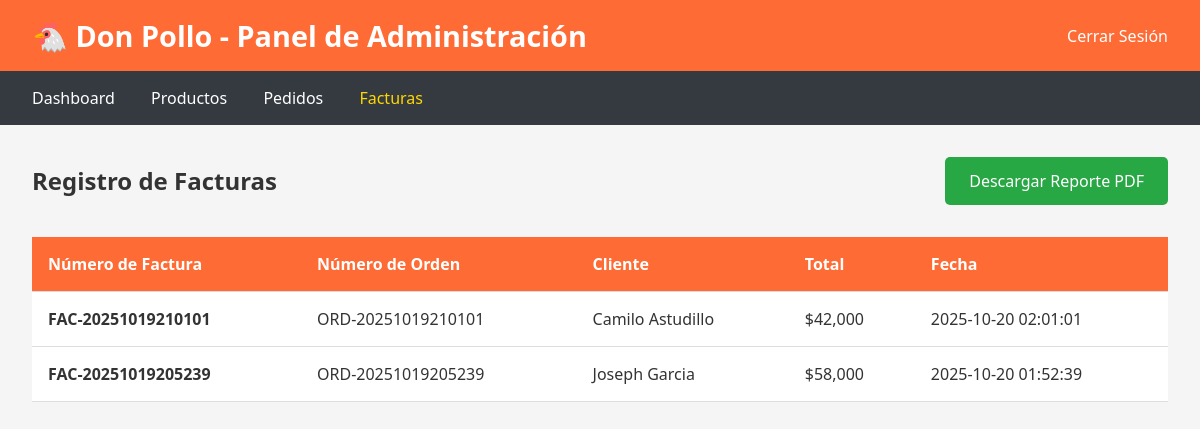
Screenshot of /admin/facturas (signed in) with the database file from the repository.
### tables this page shows
CREATE TABLE facturas (
        id INTEGER PRIMARY KEY AUTOINCREMENT,
        pedido_id INTEGER NOT NULL,
        numero_factura TEXT UNIQUE NOT NULL,
        fecha TIMESTAMP DEFAULT CURRENT_TIMESTAMP,
        FOREIGN KEY (pedido_id) REFERENCES pedidos(id)
    );

CREATE TABLE pedidos (
        id INTEGER PRIMARY KEY AUTOINCREMENT,
        numero_orden TEXT UNIQUE NOT NULL,
        cliente_nombre TEXT NOT NULL,
        cliente_telefono TEXT NOT NULL,
        cliente_direccion TEXT NOT NULL,
        metodo_pago TEXT NOT NULL,
        total REAL NOT NULL,
        estado TEXT DEFAULT 'pendiente',
        fecha TIMESTAMP DEFAULT CURRENT_TIMESTAMP
    );

### app/app.py (the view)
@app.route('/admin/facturas')
def admin_facturas():
    if not session.get('admin'):
        return redirect(url_for('admin_login'))
    conn = sqlite3.connect('polleria.db')
    c = conn.cursor()
    c.execute('''SELECT f.*, p.numero_orden, p.cliente_nombre, p.total
                 FROM facturas f
                 JOIN pedidos p ON f.pedido_id = p.id
                 ORDER BY f.fecha DESC''')
    facturas = c.fetchall()
    conn.close()
    return render_template('admin_facturas.html', facturas=facturas)

### app/templates/admin_facturas.html
{% extends "base.html" %}
{% block content %}
<div class="navbar">
    <div class="navbar-content">
        <h1>🐔 Don Pollo - Panel de Administración</h1>
        <div class="nav-links">
            <a href="{{ url_for('admin_logout') }}">Cerrar Sesión</a>
        </div>
    </div>
</div>
<div class="admin-nav">
    <div style="max-width: 1200px; margin: 0 auto;">
        <a href="{{ url_for('admin_dashboard') }}">Dashboard</a>
        <a href="{{ url_for('admin_productos') }}">Productos</a>
        <a href="{{ url_for('admin_pedidos') }}">Pedidos</a>
        <a href="{{ url_for('admin_facturas') }}" style="color: #FFD700;">Facturas</a>
    </div>
</div>
<div class="container">
    <div style="display: flex; justify-content: space-between; align-items: center; margin-bottom: 2rem;">
        <h2>Registro de Facturas</h2>
        <a href="{{ url_for('admin_descargar_pdf_facturas') }}" class="btn btn-success">
            Descargar Reporte PDF
        </a>
    </div>
    {% if facturas %}
    <table>
        <thead>
            <tr>
                <th>Número de Factura</th>
                <th>Número de Orden</th>
                <th>Cliente</th>
                <th>Total</th>
                <th>Fecha</th>
            </tr>
        </thead>
        <tbody>
            {% for factura in facturas %}
            <tr>
                <td><strong>{{ factura[2] }}</strong></td>
                <td>{{ factura[4] }}</td>
                <td>{{ factura[5] }}</td>
                <td>${{ '{:,.0f}'.format(factura[6]) }}</td>
                <td>{{ factura[3] }}</td>
            </tr>
            {% endfor %}
        </tbody>
    </table>
    {% else %}
    <div style="text-align: center; padding: 3rem; background: white; border-radius: 8px;">
        <p style="font-size: 1.2rem; color: #666;">No hay facturas registradas</p>
    </div>
    {% endif %}
</div>
{% endblock %}

### app/templates/base.html (style rules this page uses)
* { margin: 0; padding: 0; box-sizing: border-box; }
body { font-family: 'Segoe UI', Tahoma, Geneva, Verdana, sans-serif; background-color: #f5f5f5; color: #333; }
.navbar { background-color: #FF6B35; color: white; padding: 1rem 2rem; box-shadow: 0 2px 5px rgba(0,0,0,0.1); }
.navbar-content { max-width: 1200px; margin: 0 auto; display: flex; justify-content: space-between; align-items: center; }
.navbar h1 { font-size: 1.8rem; }
.nav-links a { color: white; text-decoration: none; margin-left: 2rem; font-weight: 500; transition: opacity 0.3s; }
.container { max-width: 1200px; margin: 2rem auto; padding: 0 2rem; }
.btn { background-color: #FF6B35; color: white; border: none; padding: 0.8rem 1.5rem; border-radius: 5px; cursor: pointer; font-size: 1rem; font-weight: 500; transition: background-color 0.3s; text-decoration: none; display: inline-block; text-align: center; }
.btn-success { background-color: #28a745; }
table { width: 100%; border-collapse: collapse; margin: 1rem 0; background: white; }
th, td { padding: 1rem; text-align: left; border-bottom: 1px solid #ddd; }
th { background-color: #FF6B35; color: white; font-weight: 600; }
.admin-nav { background-color: #343a40; padding: 1rem 2rem; }
.admin-nav a { color: white; text-decoration: none; margin-right: 2rem; font-weight: 500; }

### rows the page displays
facturas: numero_factura "FAC-20251019210101", numero_orden "ORD-20251019210101", cliente_nombre "Camilo Astudillo", fecha "2025-10-20 02:01:01"
pedidos: total "42,000"
facturas: numero_factura "FAC-20251019205239", numero_orden "ORD-20251019205239", cliente_nombre "Joseph Garcia", fecha "2025-10-20 01:52:39"
pedidos: total "58,000"
